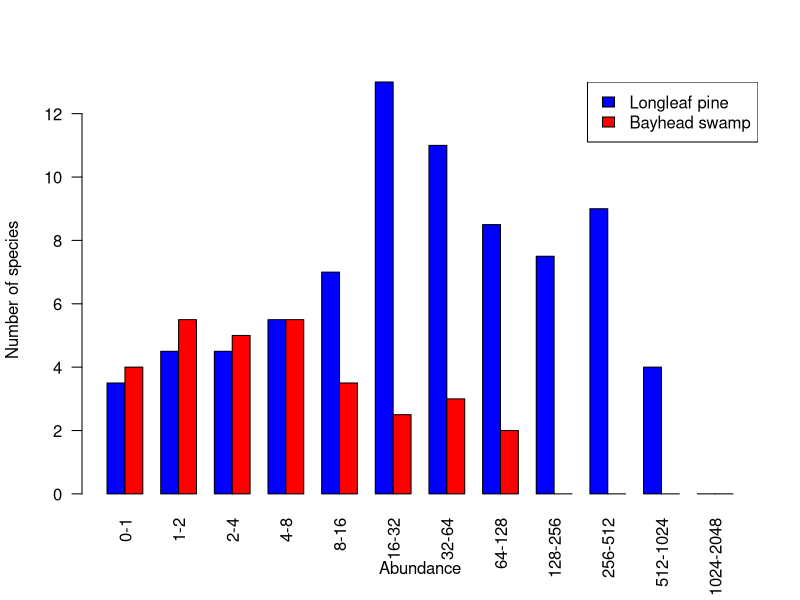
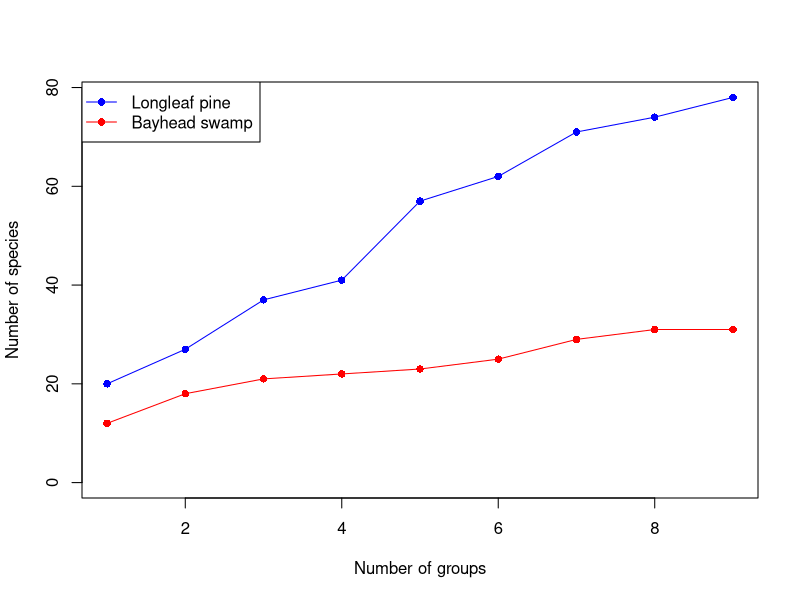

Generate these figures, in order, with R:
## ---- chunk 1
knitr::opts_chunk$set(echo = TRUE)
## ---- chunk 2
Data<-read.csv('Data/Longleaf_Data.csv') #load in the data
head(Data) #look at the first few rows
tail(Data) #look at the last few rows
str(Data) #look at the structure of the data
summary(Data) #look at the summaries of each column
## ---- chunk 3
LL<-subset.data.frame(Data,Data$Habitat=='LL') #create a subset of data for Longleaf pine
BH<-subset.data.frame(Data,Data$Habitat=='BH') #Enter code here
## ---- chunk 4
Bins<-c(0,1,2,4,8,16,32,64,128,256,512,1024,2048) # a vector containing our abundance categories
## ---- chunk 5
PrestonData<-data.frame(Min=Bins[-length(Bins)],Max=Bins[-1]) #Create a data frame with mins and maxes from the bins above
PrestonData$LL<-rep(NA) #Add some empty data for the Longleaf pine habitat
PrestonData$BH<-rep(NA)#Add some emtpy data for the Bayhead swamp habitat
PrestonData$Name<-paste(PrestonData$Min,PrestonData$Max,sep='-') #Add a name for each bin
PrestonData
## ---- chunk 6
count.bin<-function(X,Min,Max){
  Number<-sum(X>Min & X<Max) #Count the number of cases where X is greater than the min and less than the max
  Number<-Number+sum(X==Min)/2 #Add in the number of cases where X is equal to the minimum devided by two
  Number<-Number+sum(X==Max)/2 #do the same thing for X equals the maximum
  return(Number) #return the total number
}
## ---- chunk 7
for(r in 1:nrow(PrestonData)){
  #calculate the number of species in the bin for each row (r) of the data frame
  PrestonData$LL[r]<-count.bin(X=LL$Count,Min=PrestonData$Min[r],Max = PrestonData$Max[r]) 
  PrestonData$BH[r]<-count.bin(X=BH$Count,Min=PrestonData$Min[r],Max = PrestonData$Max[r]) #do the same for Bayhead swamp
}
PrestonData

## ---- chunk 8
#Here we make a barplot for the Lonleaf data. Lets break down each step
barplot(height=rbind(PrestonData$LL,PrestonData$BH), #The heights of the bars come form the PrestonData LL and BH columns
        names.arg=PrestonData$Name, #The names for the x axis lables come form PrestonData$Names
        col=c('Blue','Red'), #Set the colors for the bars
        las=2, #Rotate the x axis labels vertically
        beside=T, #place the bars beside eachother (default is stacked)
        xlab='Abundance',#add the x axis name
        ylab='Number of species') #add the y axis name
legend('topright',legend=c('Longleaf pine','Bayhead swamp'),fill=c('Blue','Red')) #make a legend for the graph
## ---- chunk 9
AccumData<-data.frame(
  #Lets make a column called group that goes from group 1 to the number of groups we have
  Group=seq(from=1,to=max(max(BH$Group,LL$Group)),by=1), 
  LL=rep(NA),BH=rep(NA)) #put in placeholders for LL and BH
AccumData
## ---- chunk 10
for(r in 1:nrow(AccumData)){
  #for each row, the value is the number of groups that are equal to or less than the group of intrest
  AccumData$LL[r]<-sum(LL$Group<=AccumData$Group[r])
  AccumData$BH[r]<-sum(BH$Group<=AccumData$Group[r]) #do it agaoin for Bayhead swamp
}
## ---- chunk 11
#first we will make an empty plot
plot(y=c(0,max(c(AccumData$LL,AccumData$BH))), #the y axis should go from 0 to the largest value
     x=c(1,max(AccumData$Group)), #the x axis should go form 1 to the largest value
     type='n', #tell R not to actually plot anything
     ylab='Number of species',xlab='Number of groups') #set x and y axis labels
#now we will ad the points for Longleaf pine
points(LL~Group, #Plot the data from LL against the group number
       data=AccumData, #tell R where to get the data
       type='o',# Make it be points connected by lines
       pch=16,col='blue') #set the shape (pch) and collor
points(BH~Group, #Plot the data from LL against the group number
       data=AccumData, #tell R where to get the data
       type='o',# Make it be points connected by lines
       pch=16,col='red') #set the shape (pch) and collor
legend('topleft',legend=c('Longleaf pine','Bayhead swamp'),lty=1,col=c('blue','red'),pch=16)
## ---- chunk 12
LL_pi<-LL$Count/sum(LL$Count)
BH_pi=BH$Count/sum(BH$Count)
## ---- chunk 13
LL_H<-sum(LL_pi*log(LL_pi))*-1 #calculate Shannon's diversity for LL
BH_H<-sum(BH_pi*log(BH_pi))*-1 #do the same for Bayhead swamp
## ---- chunk 14
LL_E<-LL_H/log(nrow(LL)) #calculate Shannon's eveness for LL
BH_E<-BH_H/log(nrow(BH)) #do the same for Bayhead swamp
## ---- chunk 15
LL_v<-((sum(LL_pi*(log(LL_pi)^2))-(sum(LL_pi*log(LL_pi))^2))/sum(LL$Count))-((nrow(LL)-1)/(2*(sum(LL$Count)^2))) #calculate variance for LL
BH_v<-((sum(BH_pi*(log(BH_pi)^2))-(sum(BH_pi*log(BH_pi))^2))/sum(BH$Count))-((nrow(BH)-1)/(2*(sum(BH$Count)^2))) #do the same for Bayhead swamp
## ---- chunk 16
t<-abs(LL_H-BH_H)/(LL_v+BH_v)^(1/2)
## ---- chunk 17
df<-((LL_v+BH_v)^2)/(LL_v^2/sum(LL$Count)+BH_v^2/sum(BH$Count))
## ---- chunk 18
p<-2*pt(t,df,lower.tail=F)
## ---- chunk 19
LL_N<-sum(LL$Count)
LL_n<-LL$Count
BH_N<-sum(BH$Count)
BH_n<-BH$Count
## ---- chunk 20
LL_Ds<-(LL_N*(LL_N-1))/sum(LL_n*(LL_n-1)) #calculate Ds for Longleaf pine 
BH_Ds<-(BH_N*(BH_N-1))/sum(BH_n*(BH_n-1)) #do the same for Bayhead swamp
## ---- chunk 21
LL_Ed<-LL_Ds/nrow(LL) #calculate Ed for Longleaf pine 
BH_Ed<-BH_Ds/nrow(BH) #do the same for Bayhead swamp
